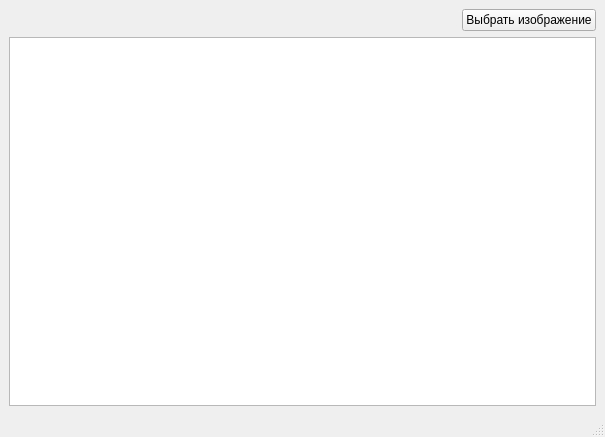
<?xml version="1.0" encoding="UTF-8"?>
<ui version="4.0">
 <class>MainWindow</class>
 <widget class="QMainWindow" name="MainWindow">
  <property name="geometry">
   <rect>
    <x>0</x>
    <y>0</y>
    <width>605</width>
    <height>437</height>
   </rect>
  </property>
  <property name="windowTitle">
   <string>MainWindow</string>
  </property>
  <widget class="QWidget" name="centralwidget">
   <layout class="QVBoxLayout" name="verticalLayout">
    <item>
     <layout class="QHBoxLayout" name="horizontalLayout" stretch="1,0">
      <item>
       <widget class="QLabel" name="labelImagePath">
        <property name="text">
         <string/>
        </property>
       </widget>
      </item>
      <item>
       <widget class="QPushButton" name="pbSelectImage">
        <property name="text">
         <string>Выбрать изображение</string>
        </property>
       </widget>
      </item>
     </layout>
    </item>
    <item>
     <widget class="QTableView" name="tableView"/>
    </item>
   </layout>
  </widget>
  <widget class="QMenuBar" name="menubar">
   <property name="geometry">
    <rect>
     <x>0</x>
     <y>0</y>
     <width>605</width>
     <height>21</height>
    </rect>
   </property>
  </widget>
  <widget class="QStatusBar" name="statusbar"/>
 </widget>
 <resources/>
 <connections/>
</ui>
